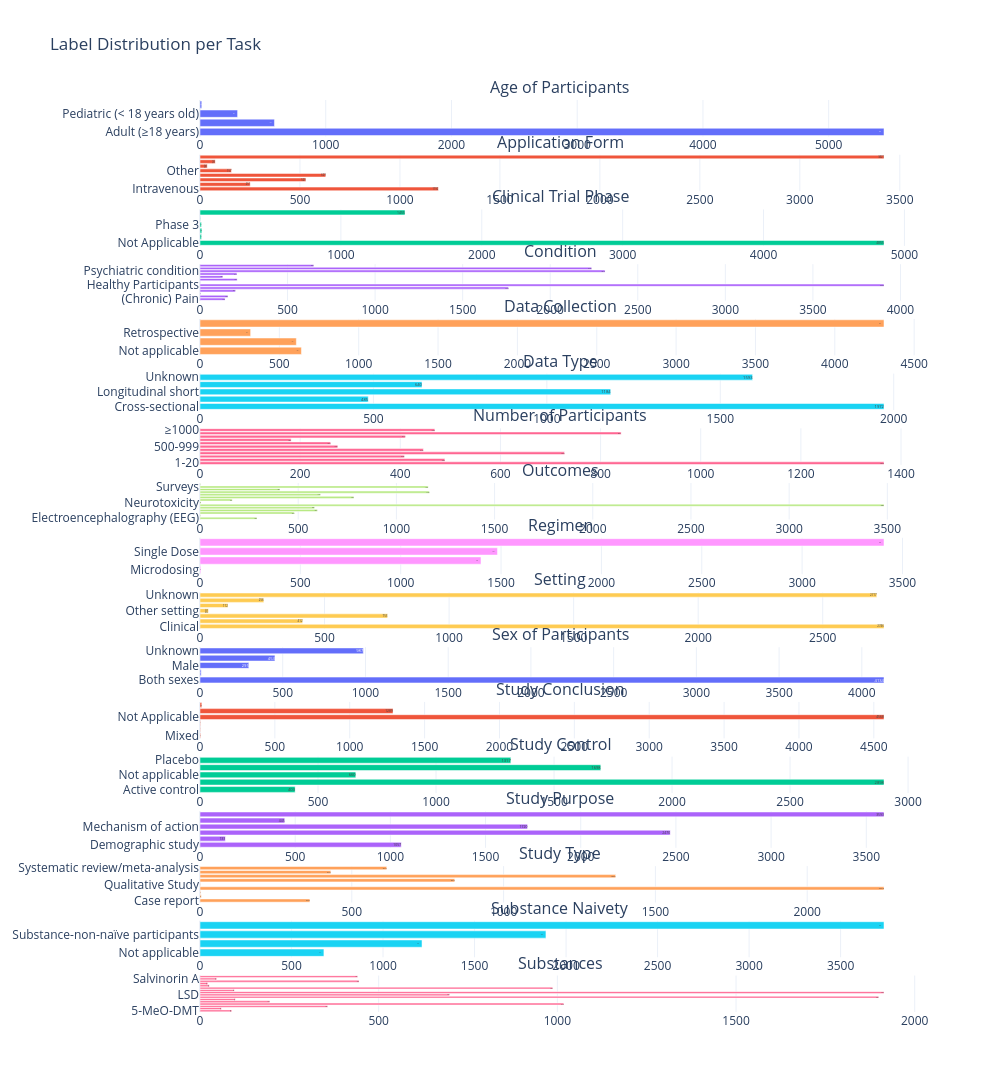

Notebook code cell kept with this figure:
### Code cell
from plotly.subplots import make_subplots
import plotly.graph_objects as go

df = class_data_2025.copy()
# Count studies per task per label
label_counts = df.groupby(['task', 'label'])['study_id'].nunique().reset_index(name='count')

# Get list of unique tasks
tasks = label_counts['task'].unique()
n_tasks = len(tasks)

# Create subplots: one row per task
fig = make_subplots(
    rows=n_tasks, cols=1,
    shared_xaxes=False,  # each task has its own x-axis
    vertical_spacing=0.02,
    subplot_titles=tasks
)

# Add a bar for each task
for i, task in enumerate(tasks, 1):
    task_data = label_counts[label_counts['task'] == task]
    fig.add_trace(
        go.Bar(
            x=task_data['count'],
            y=task_data['label'],
            orientation='h',
            text=task_data['count'],
            textposition='inside',
            showlegend=False
        ),
        row=i, col=1
    )

# Update layout for A4 landscape style
fig.update_layout(
    height=250*n_tasks,  # scale height based on number of tasks
    width=1000,
    title="Label Distribution per Task",
    template="plotly_white"
)

fig.show()

### Figure 1 — Plotly figure (JSON) as saved in the notebook; plotly's stock layout.template omitted (floating-point values rounded to 4 significant figures)
{"data": [{"orientation": "h", "showlegend": false, "text": [5440, 592, 299, 14], "textposition": "inside", "type": "bar", "x": [5440, 592, 299, 14], "xaxis": "x", "y": ["Adult (≥18 years)", "Not applicable", "Pediatric (< 18 years old)", "Unknown"], "yaxis": "y"}, {"orientation": "h", "showlegend": false, "text": [1192, 251, 529, 629, 157, 36, 76, 3421], "textposition": "inside", "type": "bar", "x": [1192, 251, 529, 629, 157, 36, 76, 3421], "xaxis": "x2", "y": ["Intravenous", "Nasal", "Not applicable", "Oral", "Other", "Smoking", "Subcutaneous", "Unknown"], "yaxis": "y2"}, {"orientation": "h", "showlegend": false, "text": [4855, 11, 13, 10, 2, 1455], "textposition": "inside", "type": "bar", "x": [4855, 11, 13, 10, 2, 1455], "xaxis": "x3", "y": ["Not Applicable", "Phase 1", "Phase 2", "Phase 3", "Phase 4", "Unknown"], "yaxis": "y3"}, {"orientation": "h", "showlegend": false, "text": [143, 159, 3, 202, 1762, 3906, 1, 212, 130, 211, 2313, 2236, 649], "textposition": "inside", "type": "bar", "x": [143, 159, 3, 202, 1762, 3906, 1, 212, 130, 211, 2313, 2236, 649], "xaxis": "x4", "y": ["(Chronic) Pain", "Alcoholism", "Alzheimer’s disease", "Anxiety", "Depression", "Healthy Participants", "Non-Alzheimer dementia", "Other addictions (e.g. smoking)", "Palliative Setting", "Post-traumatic stress disorder (PTSD)", "Psychiatric condition", "Recreational Drug Use", "Substance abuse"], "yaxis": "y4"}, {"orientation": "h", "showlegend": false, "text": [639, 607, 319, 4310], "textposition": "inside", "type": "bar", "x": [639, 607, 319, 4310], "xaxis": "x5", "y": ["Not applicable", "Prospective", "Retrospective", "Unknown"], "yaxis": "y5"}, {"orientation": "h", "showlegend": false, "text": [1972, 485, 1184, 640, 1593], "textposition": "inside", "type": "bar", "x": [1972, 485, 1184, 640, 1593], "xaxis": "x6", "y": ["Cross-sectional", "Longitudinal long", "Longitudinal short", "Not applicable", "Unknown"], "yaxis": "y6"}, {"orientation": "h", "showlegend": false, "text": [1366, 489, 408, 728, 446, 275, 261, 182, 410, 841, 469], "textposition": "inside", "type": "bar", "x": [1366, 489, 408, 728, 446, 275, 261, 182, 410, 841, 469], "xaxis": "x7", "y": ["1-20", "100-199", "200-499", "21-40", "41-60", "500-999", "61-80", "81-100", "Not applicable", "Unknown", "≥1000"], "yaxis": "y7"}, {"orientation": "h", "showlegend": false, "text": [290, 2, 480, 597, 583, 3483, 5, 164, 783, 613, 1168, 407, 1162, 2], "textposition": "inside", "type": "bar", "x": [290, 2, 480, 597, 583, 3483, 5, 164, 783, 613, 1168, 407, 1162, 2], "xaxis": "x8", "y": ["Electroencephalography (EEG)", "Emergency department visits", "Functional MRI", "Interviews", "MRI", "Mental Functions", "Neurotoxicity", "PET, SPECT", "Physiological Functions", "Psychedelic experience", "Soluble biomarker", "Suicide", "Surveys", "The ability to drive a car"], "yaxis": "y8"}, {"orientation": "h", "showlegend": false, "text": [4, 1400, 1482, 3408], "textposition": "inside", "type": "bar", "x": [4, 1400, 1482, 3408], "xaxis": "x9", "y": ["Microdosing", "Multiple Applications", "Single Dose", "Unknown"], "yaxis": "y9"}, {"orientation": "h", "showlegend": false, "text": [2746, 412, 753, 34, 112, 256, 2717], "textposition": "inside", "type": "bar", "x": [2746, 412, 753, 34, 112, 256, 2717], "xaxis": "x10", "y": ["Clinical", "Naturalistic", "Not applicable", "Other setting", "Palliative Setting", "Party setting", "Unknown"], "yaxis": "y10"}, {"orientation": "h", "showlegend": false, "text": [4134, 7, 295, 453, 987], "textposition": "inside", "type": "bar", "x": [4134, 7, 295, 453, 987], "xaxis": "x11", "y": ["Both sexes", "Female", "Male", "Not applicable", "Unknown"], "yaxis": "y11"}, {"orientation": "h", "showlegend": false, "text": [4, 2, 3, 4568, 1289, 12], "textposition": "inside", "type": "bar", "x": [4, 2, 3, 4568, 1289, 12], "xaxis": "x12", "y": ["Mixed", "Negative", "Neutral", "Not Applicable", "Positive", "Unknown"], "yaxis": "y12"}, {"orientation": "h", "showlegend": false, "text": [403, 2898, 660, 1698, 1317], "textposition": "inside", "type": "bar", "x": [403, 2898, 660, 1698, 1317], "xaxis": "x13", "y": ["Active control", "Non-controlled", "Not applicable", "Other control", "Placebo"], "yaxis": "y13"}, {"orientation": "h", "showlegend": false, "text": [1057, 133, 2470, 1720, 445, 3593], "textposition": "inside", "type": "bar", "x": [1057, 133, 2470, 1720, 445, 3593], "xaxis": "x14", "y": ["Demographic study", "Disease model study", "Efficacy endpoints", "Mechanism of action", "Pharmacokinetics", "Safety endpoints"], "yaxis": "y14"}, {"orientation": "h", "showlegend": false, "text": [362, 4, 2, 2253, 1, 839, 1369, 431, 615], "textposition": "inside", "type": "bar", "x": [362, 4, 2, 2253, 1, 839, 1369, 431, 615], "xaxis": "x15", "y": ["Case report", "Case series", "Cohort study", "Other", "Qualitative Study", "Randomized-controlled trial (RCT)", "Real-world study", "Study protocol", "Systematic review/meta-analysis"], "yaxis": "y15"}, {"orientation": "h", "showlegend": false, "text": [677, 1213, 1890, 3737], "textposition": "inside", "type": "bar", "x": [677, 1213, 1890, 3737], "xaxis": "x16", "y": ["Not applicable", "Substance-Naïve Participants", "Substance-non-naïve participants", "Unknown"], "yaxis": "y16"}, {"orientation": "h", "showlegend": false, "text": [89, 60, 357, 1018, 195, 99, 1899, 698, 1914, 96, 987, 26, 22, 445, 47, 441], "textposition": "inside", "type": "bar", "x": [89, 60, 357, 1018, 195, 99, 1899, 698, 1914, 96, 987, 26, 22, 445, 47, 441], "xaxis": "x17", "y": ["5-MeO-DMT", "Analogue", "Ayahuasca", "Combination Therapy", "DMT", "Ibogaine", "Ketamine", "LSD", "MDMA", "Mescaline", "Psilocybin", "Psychedelic mushrooms", "R-Ketamine", "S-Ketamine", "Salvinorin A", "Unknown"], "yaxis": "y17"}], "layout": {"annotations": [{"font": {"size": 16}, "showarrow": false, "text": "Age of Participants", "x": 0.5, "xanchor": "center", "xref": "paper", "y": 1, "yanchor": "bottom", "yref": "paper"}, {"font": {"size": 16}, "showarrow": false, "text": "Application Form", "x": 0.5, "xanchor": "center", "xref": "paper", "y": 0.94, "yanchor": "bottom", "yref": "paper"}, {"font": {"size": 16}, "showarrow": false, "text": "Clinical Trial Phase", "x": 0.5, "xanchor": "center", "xref": "paper", "y": 0.88, "yanchor": "bottom", "yref": "paper"}, {"font": {"size": 16}, "showarrow": false, "text": "Condition", "x": 0.5, "xanchor": "center", "xref": "paper", "y": 0.82, "yanchor": "bottom", "yref": "paper"}, {"font": {"size": 16}, "showarrow": false, "text": "Data Collection", "x": 0.5, "xanchor": "center", "xref": "paper", "y": 0.76, "yanchor": "bottom", "yref": "paper"}, {"font": {"size": 16}, "showarrow": false, "text": "Data Type", "x": 0.5, "xanchor": "center", "xref": "paper", "y": 0.7, "yanchor": "bottom", "yref": "paper"}, {"font": {"size": 16}, "showarrow": false, "text": "Number of Participants", "x": 0.5, "xanchor": "center", "xref": "paper", "y": 0.64, "yanchor": "bottom", "yref": "paper"}, {"font": {"size": 16}, "showarrow": false, "text": "Outcomes", "x": 0.5, "xanchor": "center", "xref": "paper", "y": 0.58, "yanchor": "bottom", "yref": "paper"}, {"font": {"size": 16}, "showarrow": false, "text": "Regimen", "x": 0.5, "xanchor": "center", "xref": "paper", "y": 0.52, "yanchor": "bottom", "yref": "paper"}, {"font": {"size": 16}, "showarrow": false, "text": "Setting", "x": 0.5, "xanchor": "center", "xref": "paper", "y": 0.46, "yanchor": "bottom", "yref": "paper"}, {"font": {"size": 16}, "showarrow": false, "text": "Sex of Participants", "x": 0.5, "xanchor": "center", "xref": "paper", "y": 0.4, "yanchor": "bottom", "yref": "paper"}, {"font": {"size": 16}, "showarrow": false, "text": "Study Conclusion", "x": 0.5, "xanchor": "center", "xref": "paper", "y": 0.34, "yanchor": "bottom", "yref": "paper"}, {"font": {"size": 16}, "showarrow": false, "text": "Study Control", "x": 0.5, "xanchor": "center", "xref": "paper", "y": 0.28, "yanchor": "bottom", "yref": "paper"}, {"font": {"size": 16}, "showarrow": false, "text": "Study Purpose", "x": 0.5, "xanchor": "center", "xref": "paper", "y": 0.22, "yanchor": "bottom", "yref": "paper"}, {"font": {"size": 16}, "showarrow": false, "text": "Study Type", "x": 0.5, "xanchor": "center", "xref": "paper", "y": 0.16, "yanchor": "bottom", "yref": "paper"}, {"font": {"size": 16}, "showarrow": false, "text": "Substance Naivety", "x": 0.5, "xanchor": "center", "xref": "paper", "y": 0.1, "yanchor": "bottom", "yref": "paper"}, {"font": {"size": 16}, "showarrow": false, "text": "Substances", "x": 0.5, "xanchor": "center", "xref": "paper", "y": 0.04, "yanchor": "bottom", "yref": "paper"}], "height": 4250, "title": {"text": "Label Distribution per Task"}, "width": 1000, "xaxis": {"anchor": "y", "domain": [0, 1]}, "xaxis10": {"anchor": "y10", "domain": [0, 1]}, "xaxis11": {"anchor": "y11", "domain": [0, 1]}, "xaxis12": {"anchor": "y12", "domain": [0, 1]}, "xaxis13": {"anchor": "y13", "domain": [0, 1]}, "xaxis14": {"anchor": "y14", "domain": [0, 1]}, "xaxis15": {"anchor": "y15", "domain": [0, 1]}, "xaxis16": {"anchor": "y16", "domain": [0, 1]}, "xaxis17": {"anchor": "y17", "domain": [0, 1]}, "xaxis2": {"anchor": "y2", "domain": [0, 1]}, "xaxis3": {"anchor": "y3", "domain": [0, 1]}, "xaxis4": {"anchor": "y4", "domain": [0, 1]}, "xaxis5": {"anchor": "y5", "domain": [0, 1]}, "xaxis6": {"anchor": "y6", "domain": [0, 1]}, "xaxis7": {"anchor": "y7", "domain": [0, 1]}, "xaxis8": {"anchor": "y8", "domain": [0, 1]}, "xaxis9": {"anchor": "y9", "domain": [0, 1]}, "yaxis": {"anchor": "x", "domain": [0.96, 1]}, "yaxis10": {"anchor": "x10", "domain": [0.42, 0.46]}, "yaxis11": {"anchor": "x11", "domain": [0.36, 0.4]}, "yaxis12": {"anchor": "x12", "domain": [0.3, 0.34]}, "yaxis13": {"anchor": "x13", "domain": [0.24, 0.28]}, "yaxis14": {"anchor": "x14", "domain": [0.18, 0.22]}, "yaxis15": {"anchor": "x15", "domain": [0.12, 0.16]}, "yaxis16": {"anchor": "x16", "domain": [0.06, 0.1]}, "yaxis17": {"anchor": "x17", "domain": [0, 0.04]}, "yaxis2": {"anchor": "x2", "domain": [0.9, 0.94]}, "yaxis3": {"anchor": "x3", "domain": [0.84, 0.88]}, "yaxis4": {"anchor": "x4", "domain": [0.78, 0.82]}, "yaxis5": {"anchor": "x5", "domain": [0.72, 0.76]}, "yaxis6": {"anchor": "x6", "domain": [0.66, 0.7]}, "yaxis7": {"anchor": "x7", "domain": [0.6, 0.64]}, "yaxis8": {"anchor": "x8", "domain": [0.54, 0.58]}, "yaxis9": {"anchor": "x9", "domain": [0.48, 0.52]}}}
